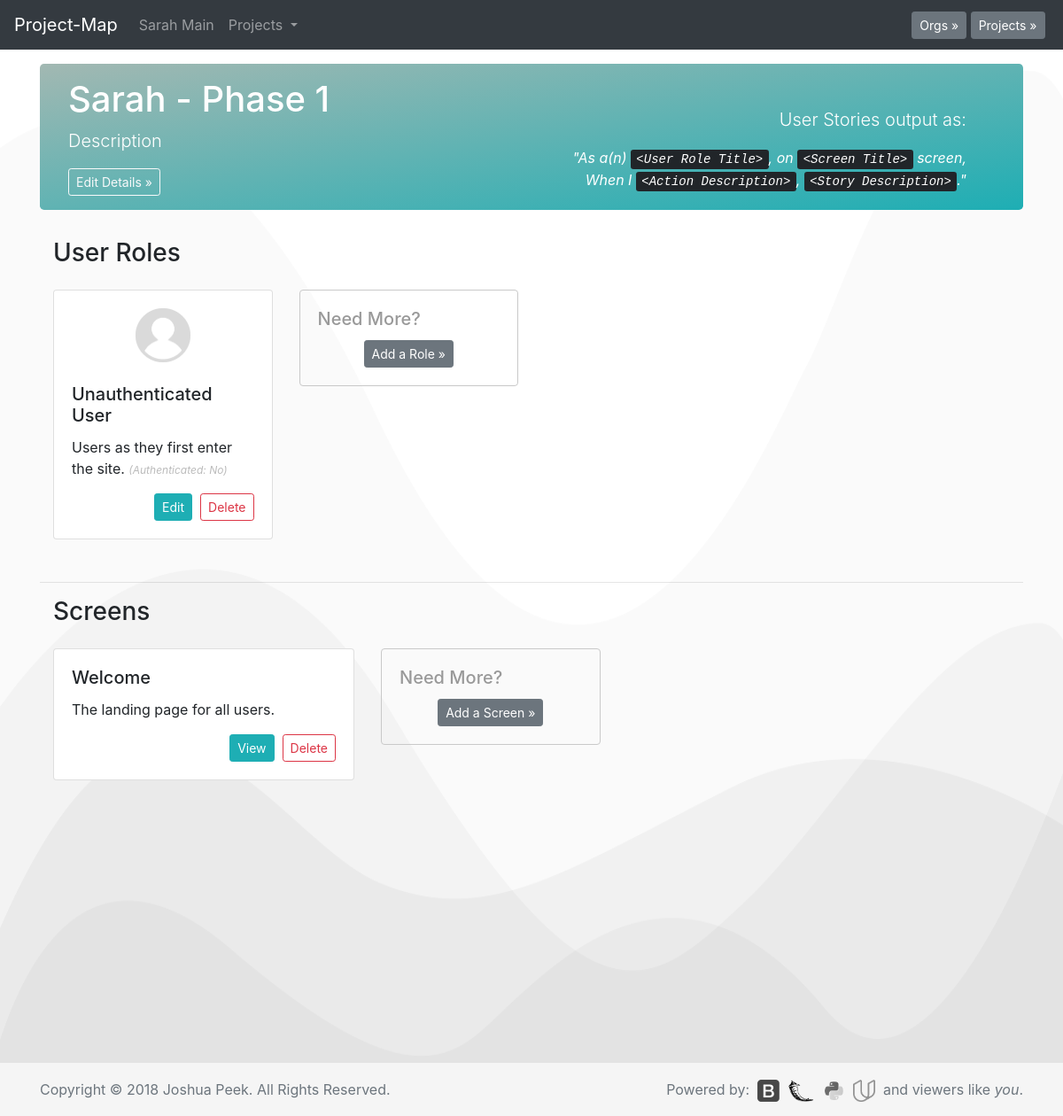
The page /o?3&p?4 on the database as committed earlier.
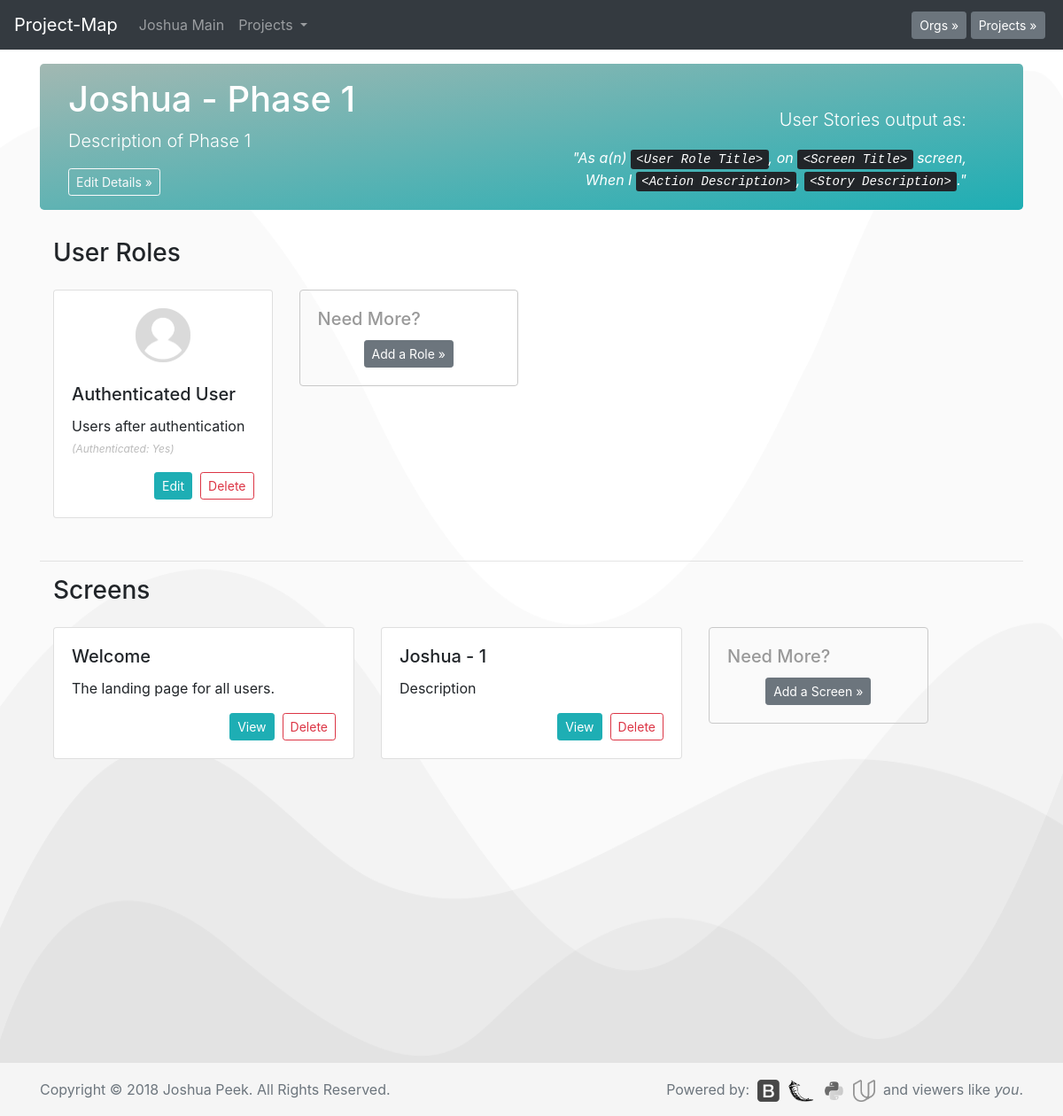
The same page on the database as committed later.
### database_setup.py (models this page shows, shortened)
class Org(Base):
    __tablename__ = 'org'
    id = Column(Integer, primary_key=True)
    title = Column(String(250), nullable=False)
    description = Column(String(500))

class Project(Base):
    __tablename__ = 'project'
    id = Column(Integer, primary_key=True)
    title = Column(String(250), nullable=False)
    description = Column(String(500))
    org_id = Column(Integer, ForeignKey('org.id'))
    org = relationship(Org)

class Role(Base):
    __tablename__ = 'role'
    id = Column(Integer, primary_key=True)
    title = Column(String(250), nullable=False)
    description = Column(String(500))
    authRequired = Column(String(5))
    project_id = Column(Integer, ForeignKey('project.id'))
    project = relationship(Project)

class Screen(Base):
    __tablename__ = 'screen'
    id = Column(Integer, primary_key=True)
    title = Column(String(250), nullable=False)
    description = Column(String(500))
    project_id = Column(Integer, ForeignKey('project.id'))
    project = relationship(Project)

### app.py (the view)
@app.route('/o?<int:org_id>&p?<int:project_id>')
def projectPage(org_id, project_id):
    allorgs = session.query(Org).all()
    allprojects = session.query(Project).all()
    org = session.query(Org).filter_by(id=org_id).one()
    project = session.query(Project).filter_by(id=project_id).one()
    projects = session.query(Project).filter_by(org_id=org.id).all()
    roles = session.query(Role).filter_by(project_id=project.id).all()
    screens = session.query(Screen).filter_by(project_id=project.id).all()
    fgs = session.query(Functgroup).filter_by(project_id=project.id).all()
    functions = session.query(Function).filter_by(project_id=project.id).all()
    return render_template('project.html', org=org,
                           project=project, roles=roles,
                           screens=screens, fgs=fgs,
                           functions=functions, projects=projects,
                           allorgs=allorgs, allprojects=allprojects)

### templates/project.html (shortened to what this page needs)
<!doctype html>
<html lang="en">
  {% include "header.html" %}
  <body>
    {% include "menu.html" %}
    <main role="main" class="container">
      <div class="jumbotron" style="padding:1rem 2rem;">
        <div style="float:right;text-align:right;padding:2rem;">
          <p class=lead>User Stories output as:</p>
          <i>"As a(n) <kbd>&lt;User Role Title&gt;</kbd>, on <kbd>&lt;Screen Title&gt;</kbd> screen,<br>
          When I <kbd>&lt;Action Description&gt;</kbd>, <kbd>&lt;Story Description&gt;</kbd>."</i>
        </div>
        <h1>{{org.title}} - {{project.title}}</h1>
        <p class="lead">{{project.description}}
          {% if project.description == "" %}<br>{% endif %}</p>
        <button type="button" class="btn btn-sm btn btn-outline-light" data-toggle="modal" data-target="#edit-project-details">Edit Details &raquo;</button>
      </div>
            <div class="container">
              <div class="row">
                <div class="col-md-12 mb-3">
                  <h3>User Roles</h3>
                </div>
              </div>
              <div class="row">
                {% for i in roles %}
                <div class="col-md-3" style="margin-bottom:2rem;">
                  <div class="card mx-auto">
                    <div class="card-body mx-auto" style="padding:">
                      <center><img src="../../../static/images/profile.png" width="30%"></center><br>
                      <h5 class="card-title">{{i.title}}</h5>
                      <p class="card-text">{{i.description}}
                        {% if authRequired != "" %}<i style="font-size: .75rem;color: #bbb;">(Authenticated: {{i.authRequired}})</i>{% endif %}</p>
                      <span style="float:right;"><a href="{{url_for('editRole', role_id = i.id)}}" class="btn btn-sm btn-primary">Edit</a>&nbsp;
                      <a href="{{url_for('delRole', role_id = i.id)}}" class="btn btn-sm btn-outline-danger">Delete</a></span>
                    </div>
                  </div>
                </div>
                {% endfor %}
                <div class="col-md-3" style="margin-bottom:2rem;">
                  <div class="card mx-auto" style="background-clip: text;color: #999;border: 1px solid #C9C9C9;">
                    <div class="card-body">
                      <h5 class="card-title">Need More?</h5>
                      <center><button type="button" class="btn btn-secondary btn-sm" data-toggle="modal" data-target="#add-role">Add a Role &raquo;</button></center>
                    </div>
                  </div>
                </div>
              </div>
            </div>
      <hr>
      <div class="container">
        <div class="row">
          <div class="col-md-12 mb-3">
            <h3>Screens</h3>
          </div>
        </div>
        <div class="row">
          {% for i in screens %}
          <div class="col-md-4" style="margin-bottom:2rem;">
            <div class="card">
              <div class="card-body">
                <h5 class="card-title">{{i.title}}</h5>
                <p class="card-text">{{i.description}}</p>
                <span style="float:right;"><a href="{{url_for('screenPage', project_id = project.id, screen_id=i.id)}}" class="btn btn-sm btn-primary">View</a>&nbsp;
                <a href="{{url_for('delScreen', screen_id = i.id)}}" class="btn btn-sm btn-outline-danger">Delete</a></span>
              </div>
            </div>
          </div>
          {% endfor %}
          <div class="col-md-3" style="margin-bottom:2rem;">
            <div class="card" style="background-clip: text;color: #999;border: 1px solid #C9C9C9;">
              <div class="card-body">
                <h5 class="card-title">Need More?</h5>
                <center><button type="button" class="btn btn-secondary btn-sm" data-toggle="modal" data-target="#add-screen">Add a Screen &raquo;</button></center>
              </div>
            </div>
          </div>
        </div>
      </div>
    </main>
  {% include "footer.html" %}
  </body>
</html>

### templates/header.html (shortened to what this page needs)
<head>
  <link href="../../../../static/styles.css" rel="stylesheet">
</head>

### templates/menu.html (shortened to what this page needs)
<nav class="navbar navbar-expand-md navbar-dark fixed-top bg-dark">
  <a class="navbar-brand" href="/">Project-Map</a>
  <div class="collapse navbar-collapse" id="navbarCollapse">
    <ul class="navbar-nav mr-auto">
      {% if org is defined %}
      <li class="nav-item">
        <a class="nav-link" href="{{url_for('orgPage', org_id=org.id)}}">
          {{org.title}} Main
        </a>
      </li>
      {% endif %}
      {% if projects is defined %}
      <li class="nav-item dropdown">
        <a class="nav-link dropdown-toggle" href="#" id="navbarDropdown" role="button" data-toggle="dropdown" aria-haspopup="true" aria-expanded="false">
          Projects
        </a>
      </li>
      {% endif %}
    </ul>
    {% if allorgs is defined %}
    <button type="button" class="btn btn-secondary btn-sm my-2 my-sm-0" data-toggle="modal" data-target="#org-select">Orgs &raquo;</button>&nbsp;
    {% endif %}
    {% if allprojects is defined %}
    <button type="button" class="btn btn-secondary btn-sm my-2 my-sm-0" data-toggle="modal" data-target="#project-select">Projects &raquo;</button>&nbsp;
    {% endif %}
  </div>
</nav>

### templates/footer.html (shortened to what this page needs)
<footer class="footer">
  <div class="container">
    <span class="text-muted">Copyright © 2018 Joshua Peek. All Rights Reserved.</span>
    <span style="float:right;">
      <span class="text-muted">Powered by:&nbsp;</span>
      <a href="https://getbootstrap.com/"><img class="grayscale" src="../../../../static/images/bootstrap.png" height="25px"></a>&nbsp;
      <a href="http://flask.pocoo.org/"><img class="grayscale" src="../../../../static/images/flask.png" height="25px"></a>&nbsp;
      <a href="https://www.python.org/"><img class="grayscale" src="../../../../static/images/python.png" height="25px"></a>&nbsp;
      <a href="https://www.udacity.com/"><img class="grayscale" src="../../../../static/images/udacity.png" height="25px"></a>&nbsp;
      <span class="text-muted"> and viewers like <i>you</i>.</span>
    </span>
  </div>
</footer>

Rows that differ between the two databases and show on the page:
removed Role: title "Unauthenticated User", description "Users as they first enter the site.", authRequired "No"
changed Org: title "Sarah" → "Joshua"
changed Project "Phase 1": description "Description" → "Description of Phase 1"
added Role: title "Authenticated User", description "Users after authentication", authRequired "Yes"
added Screen: title "Joshua - 1", description "Description"
